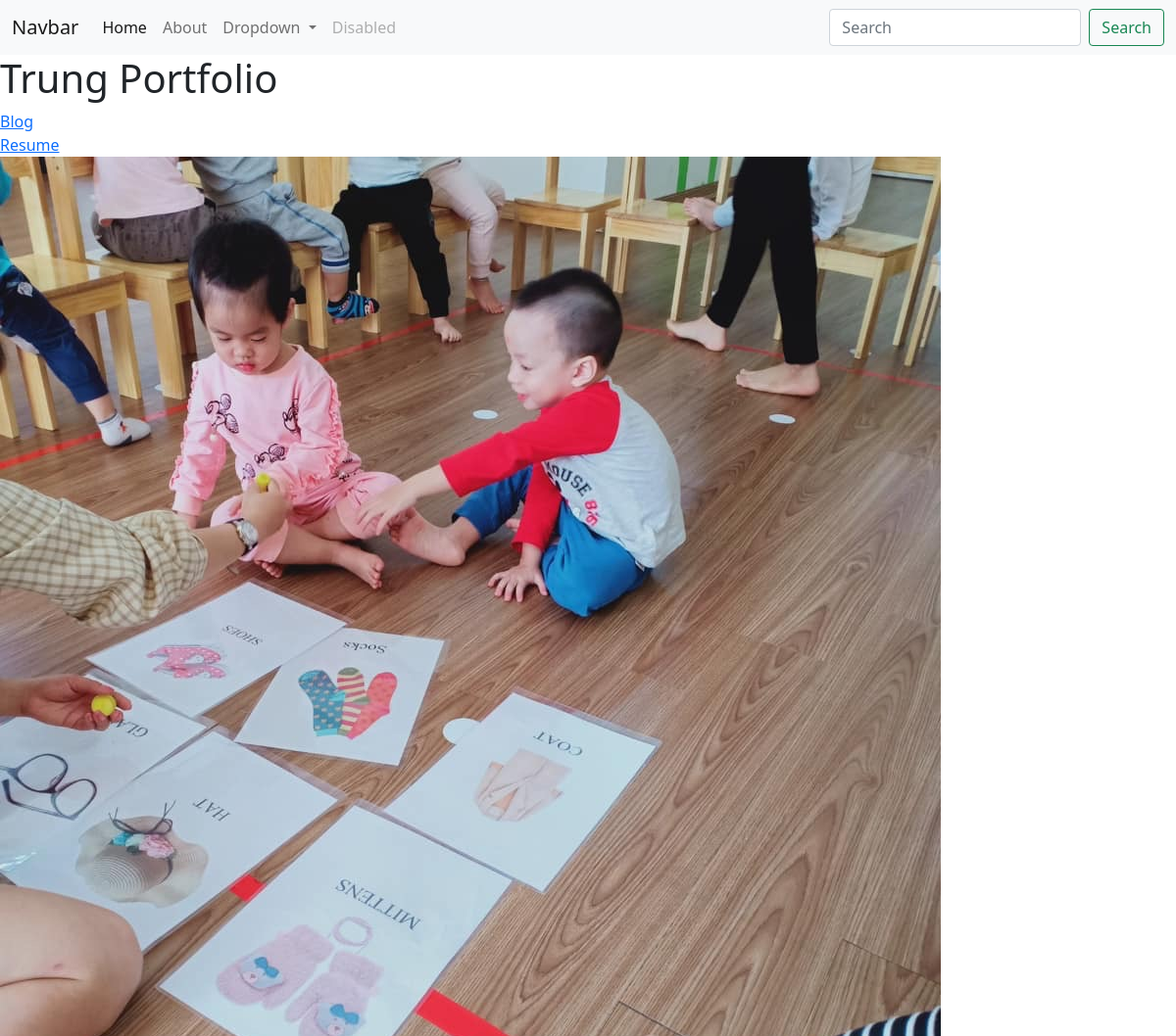
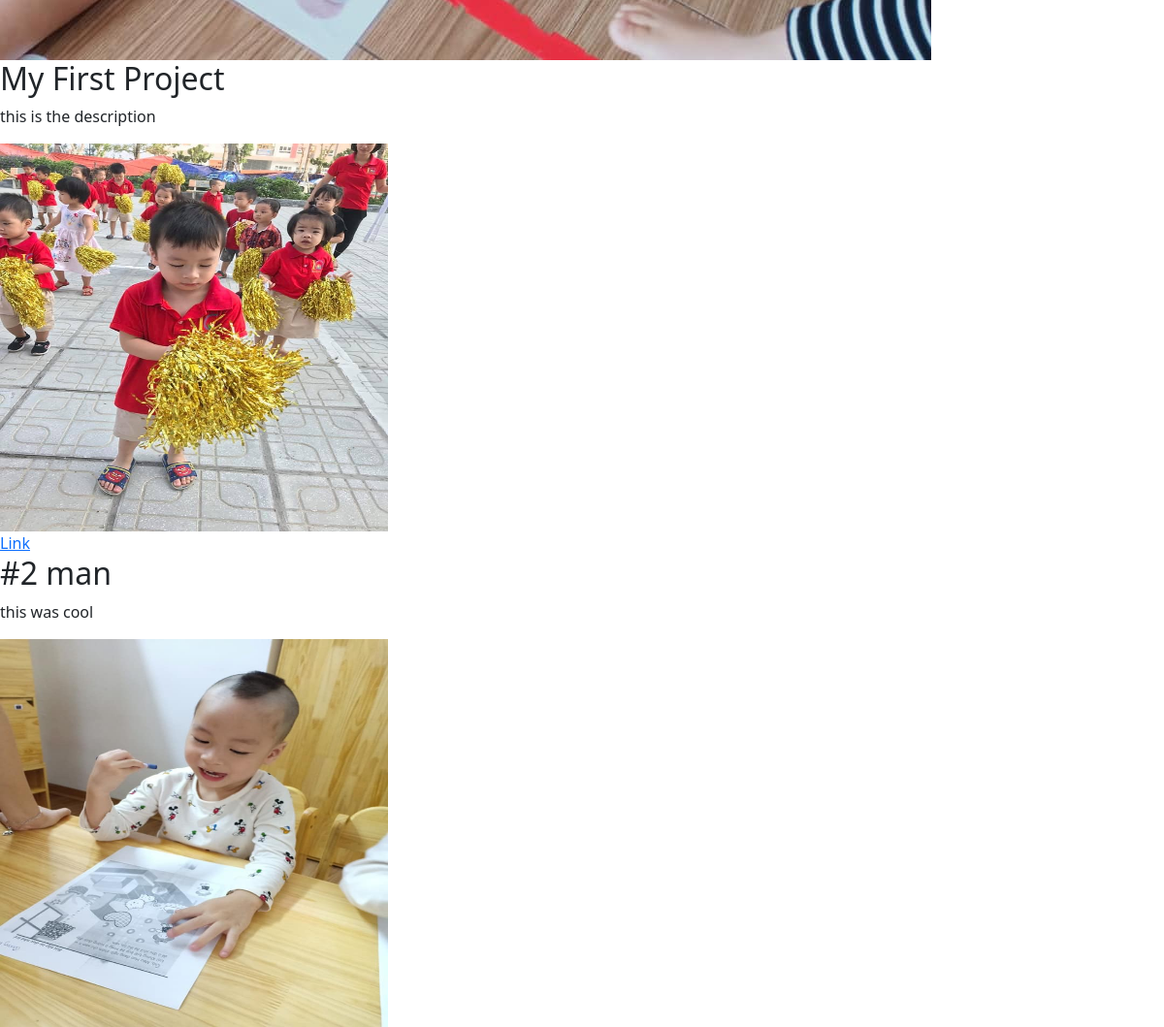
The page / on the database its author committed (2 pictures, top to bottom).
### portfolio/models.py (models this page shows, shortened)
class Project(models.Model):
    title=models.CharField(max_length=100)
    description=models.CharField(max_length=250)
    image = models.ImageField(upload_to='')
    url=models.URLField(blank=True)

### portfolio/views.py (the view)
# urls.py: 2. Add a URL to urlpatterns:  path('', views.home, name='home')
def home(request):
    projects = Project.objects.all()
    return render(request,'portfolio/home.html',{'projects':projects})

### portfolio/templates/portfolio/home.html
{% extends 'portfolio/base.html' %}
{% block content %}
<h1>Trung Portfolio</h1>
{% load static %}
<a href="{% url 'blog:all_blogs' %}">Blog</a>
<br>
<a href="{% static 'portfolio/IMG_4824.JPG' %}">Resume</a>
<br>
<img src="{% static 'portfolio/IMG_4808.JPG' %}">
{% for project in projects %}
<h2>{{project.title}}</h2>
<p>{{project.description }}</p>
<img src="{{ project.image.url }}" height=400 width=400>
{% if project.url %}
<br><a href="{{project.url}}">Link</a>
{% endif %}
{% endfor %}
{% endblock %}

### portfolio/templates/portfolio/base.html (shortened to what this page needs)
<!doctype html>
<html lang="en">
  <head>
    <link href="https://cdn.jsdelivr.net/npm/bootstrap@5.1.0/dist/css/bootstrap.min.css" rel="stylesheet">
  </head>
  <body>
  <nav class="navbar navbar-expand-lg navbar-light bg-light">
  <div class="container-fluid">
    <a class="navbar-brand" href="#">Navbar</a>
    <div class="collapse navbar-collapse" id="navbarSupportedContent">
      <ul class="navbar-nav me-auto mb-2 mb-lg-0">
        <li class="nav-item">
          <a class="nav-link active" aria-current="page" href="#">Home</a>
        </li>
        <li class="nav-item">
          <a class="nav-link" href="#">About</a>
        </li>
        <li class="nav-item dropdown">
          <a class="nav-link dropdown-toggle" href="#" id="navbarDropdown" role="button" data-bs-toggle="dropdown" aria-expanded="false">
            Dropdown
          </a>
        </li>
        <li class="nav-item">
          <a class="nav-link disabled" href="#" tabindex="-1" aria-disabled="true">Disabled</a>
        </li>
      </ul>
      <form class="d-flex">
        <input class="form-control me-2" type="search" placeholder="Search" aria-label="Search">
        <button class="btn btn-outline-success" type="submit">Search</button>
      </form>
    </div>
  </div>
</nav>
{% block content %}{% endblock %}
  </body>
</html>

### rows shown on the page
Project: title "My First Project", description "this is the description", image (picture)
Project: title "#2 man", description "this was cool", image (picture)
